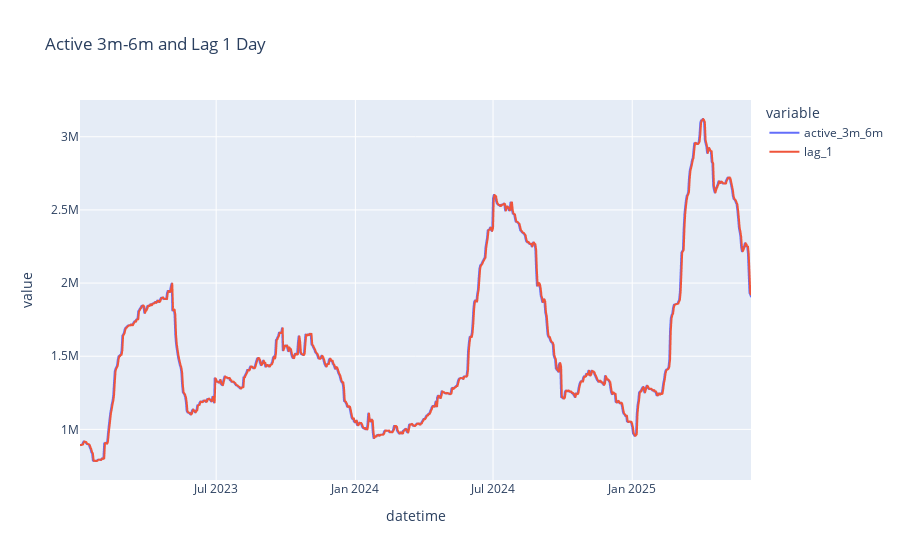

Notebook code for this chart:
### Code cell
factor_data_1d_demo = factor_data_1d.copy()
factor_data_1d_demo['lag_1'] = factor_data_1d_demo['active_3m_6m'].shift(1)
factor_data_1d_demo.dropna(inplace=True)
px.line(factor_data_1d_demo, x=factor_data_1d_demo.index, y=['active_3m_6m', 'lag_1'], title='Active 3m-6m and Lag 1 Day').show()

### Figure 1 — Plotly figure (JSON) as saved in the notebook; plotly's stock layout.template omitted (floating-point values rounded to 4 significant figures; data arrays with more than 128 entries replaced by an {"elided": "..."} marker saying what was removed)
{"data": [{"hovertemplate": "variable=active_3m_6m<br>datetime=%{x}<br>value=%{y}<extra></extra>", "legendgroup": "active_3m_6m", "line": {"color": "#636efa", "dash": "solid"}, "marker": {"symbol": "circle"}, "mode": "lines", "name": "active_3m_6m", "showlegend": true, "type": "scattergl", "x": {"elided": "888 str values"}, "xaxis": "x", "y": {"elided": "888 float values"}, "yaxis": "y"}, {"hovertemplate": "variable=lag_1<br>datetime=%{x}<br>value=%{y}<extra></extra>", "legendgroup": "lag_1", "line": {"color": "#EF553B", "dash": "solid"}, "marker": {"symbol": "circle"}, "mode": "lines", "name": "lag_1", "showlegend": true, "type": "scattergl", "x": {"elided": "888 str values"}, "xaxis": "x", "y": {"elided": "888 float values"}, "yaxis": "y"}], "layout": {"legend": {"title": {"text": "variable"}, "tracegroupgap": 0}, "title": {"text": "Active 3m-6m and Lag 1 Day"}, "xaxis": {"anchor": "y", "domain": [0, 1], "title": {"text": "datetime"}}, "yaxis": {"anchor": "x", "domain": [0, 1], "title": {"text": "value"}}}}
